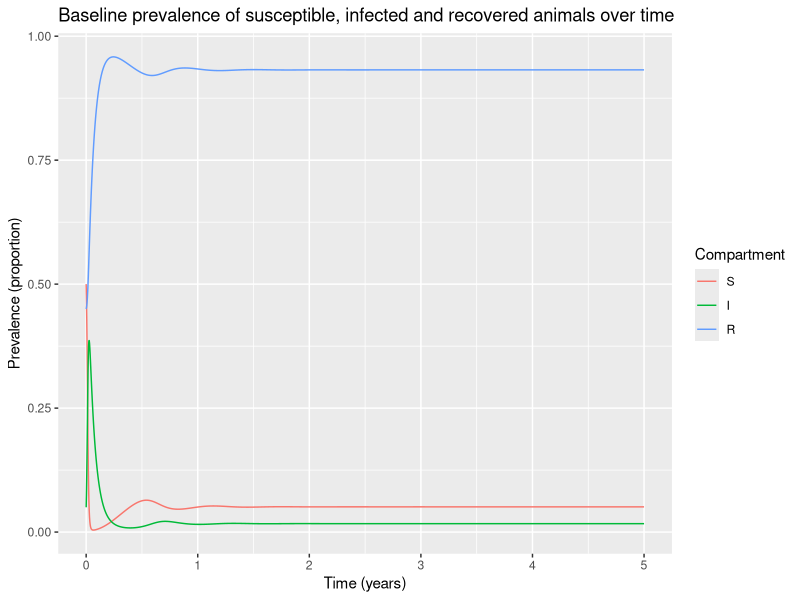
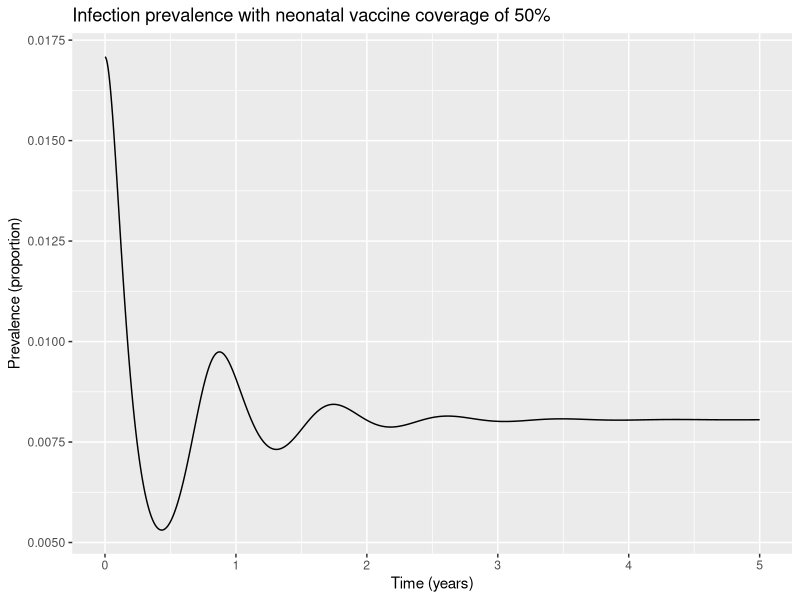
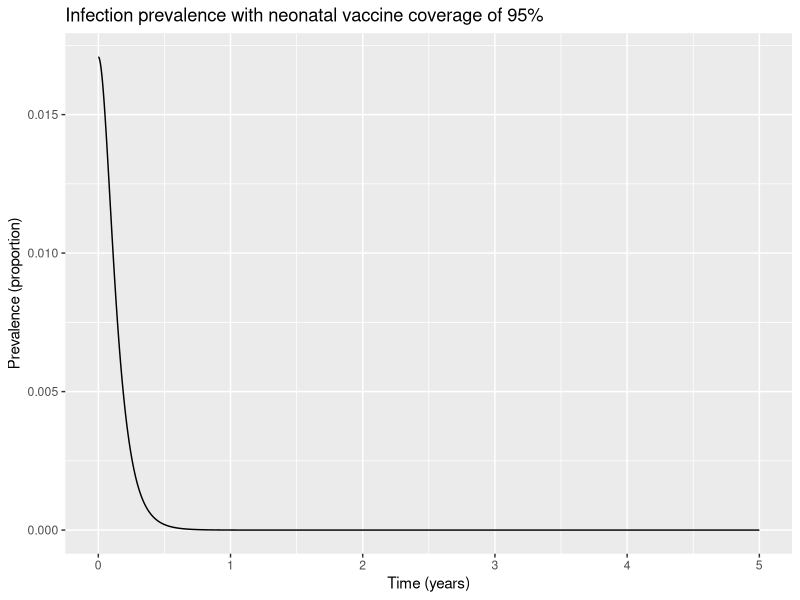
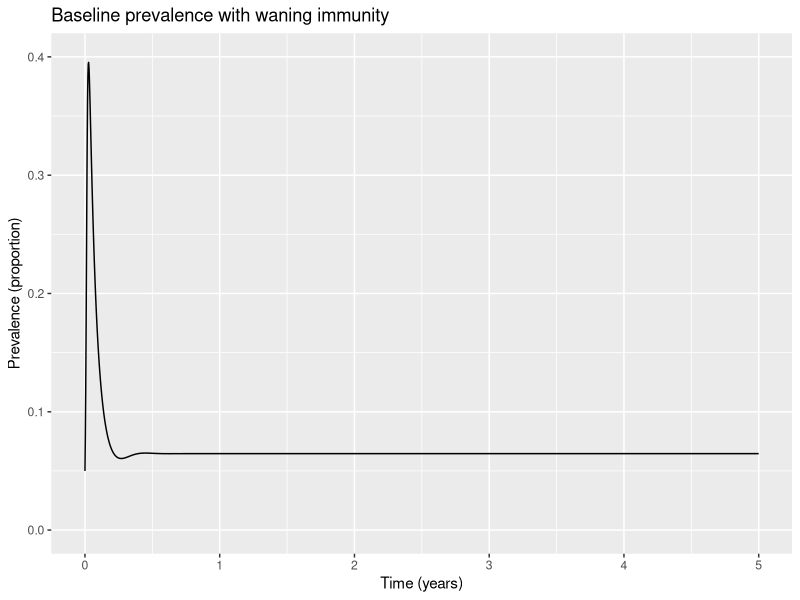
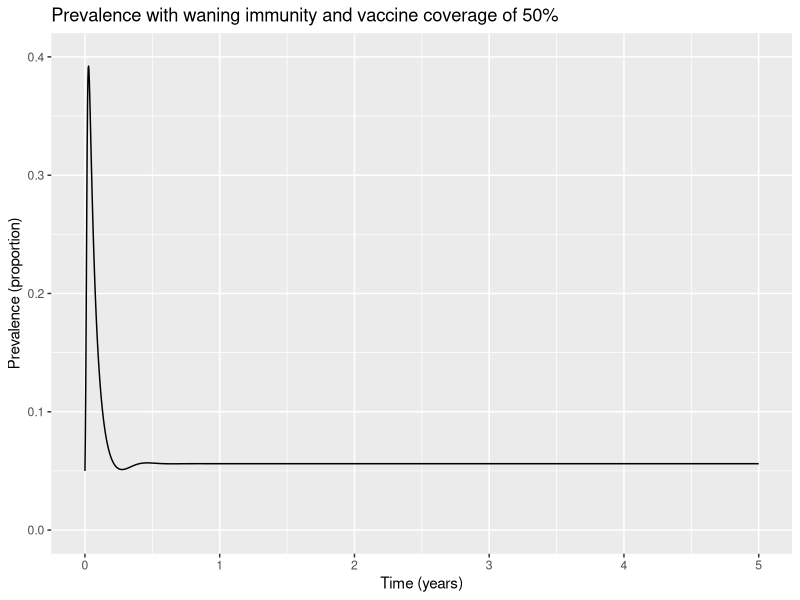
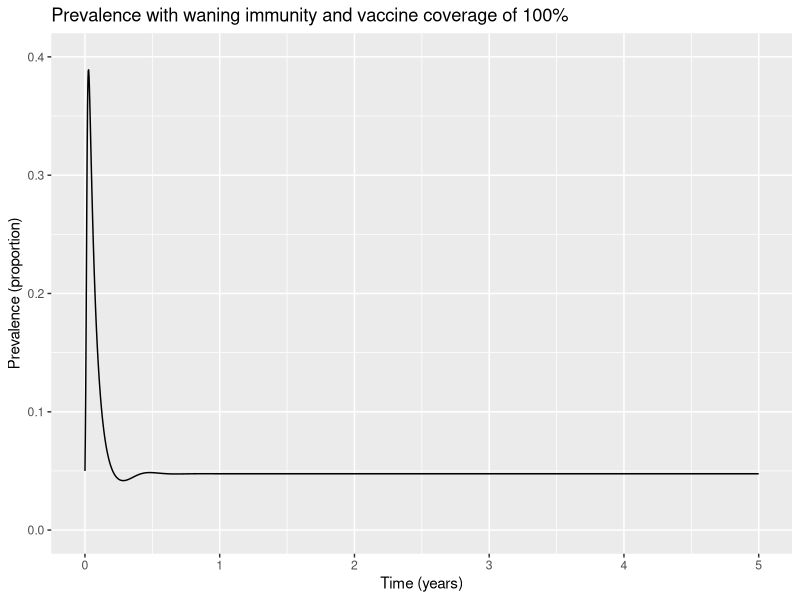

The R script that drew these images, in order:

# LOAD THE PACKAGES:
library(deSolve)
library(reshape2)
library(ggplot2)

# MODEL INPUTS:

# Vector storing the initial number in each compartment (at timestep 0)

N <- 300000

initial_state_values <- c(S = 0.5*N,  
                          I = 0.05*N,      
                          R = 0.45*N)     
# the exact proportions here don't matter, we have chosen an infection prevalence of 5% to start with in line with the
# information that the disease is thought to be relatively rare in this population. 
# As described above, any initial conditions will converge on the same endemic equilibrium, given enough time.

# Vector storing the parameters describing the transition rates in units of years^-1
parameters <- c(beta = 365/1,            # the infection rate
                gamma = 365/20,          # the rate of recovery
                mu = 1/3,                # the background mortality rate
                b = 1/3,                 # the birth rate
                p_vacc = 0,              # the neonatal vaccine coverage
                sigma = 0)               # the rate at which immunity wanes                   

# TIMESTEPS:

# Vector storing the sequence of timesteps to solve the model at
times <- seq(from = 0, to = 5, by = 1/365)   # from 0 to 5 years in daily intervals
# We are simulating over a period of 10 years to allow the model to come to equilibrium. 
# You might need a different timespan depending on the initial conditions you chose.

# SIR MODEL FUNCTION: 

# The model function takes as input arguments (in the following order): time, state and parameters
sir_model <- function(time, state, parameters) {  

    with(as.list(c(state, parameters)), {  # tell R to unpack variable names from the state and parameters inputs   
        
    # Calculating the total population size N (the sum of the number of people in each compartment)
      N <- S+I+R
      
    # Defining lambda as a function of beta and I:
      lambda <- beta * I/N
        
    # The differential equations
      dS <- -lambda*S - mu*S + (1-p_vacc)*b*N + sigma*R           
      dI <- lambda*S - gamma*I  - mu*I           
      dR <- gamma*I - mu*R  + p_vacc*b*N - sigma*R   
    
    # Because this is a neonatal vaccine (given straight after birth), we model this simply as a proportion p_vacc
    # of births entering the R compartment (Recovered/Immune),
    # with the remaining births (1-p_vacc) entering the susceptible compartment.
      
    # Output the number in the S, I and R compartments at each timestep 
    # (in the same order as the input state variables)
    return(list(c(dS, dI, dR))) 
    })
  
}

# MODEL OUTPUT (solving the differential equations):

# Solving the differential equations using the ode integration algorithm
output <- as.data.frame(ode(y = initial_state_values, 
                            times = times, 
                            func = sir_model,
                            parms = parameters))

# PLOT

output_long <- melt(as.data.frame(output), id = "time")                  # turn output dataset into long format

# Calculating the proportion in each compartment as a column in the long-format output
output_long$proportion <- output_long$value/sum(initial_state_values)

# Plot the proportion in the S, I and R compartments over time
ggplot(data = output_long,                                               # specify object containing data to plot
       aes(x = time, y = proportion, colour = variable, group = variable)) +  # assign columns to axes and groups
  geom_line() +                                                          # represent data as lines
  xlab("Time (years)")+                                                  # add label for x axis
  ylab("Prevalence (proportion)") +                                      # add label for y axis
  labs(colour = "Compartment",                                           # add legend title  
       title = "Baseline prevalence of susceptible, infected and recovered animals over time")

# The prevalence seems to have stabilised by 2 years:
# calculating the prevalence in year 2
output_long$proportion[round(output_long$time,0) == 2 & output_long$variable == "I"][1]

# Note that here we are selecting the proportion infected at timestep 2, 
# but since the timesteps are not exact numbers, we are selecting the timesteps that, when rounded to 0 decimals,
# is and display only the first one of those

output[output$time == 2,]  # print state values at equilibrium

# Before introducing a vaccine, change initial state values to baseline endemic equilibrium
initial_state_values <- c(S = 15254,  
                          I = 5125,      
                          R = 279621)    

parameters["p_vacc"] <- 0.5   # try different coverage values to find an endemic prevalence of half the baseline prevalence

# MODEL OUTPUT (solving the differential equations):

# Solving the differential equations using the ode integration algorithm
output <- as.data.frame(ode(y = initial_state_values, 
                             times = times, 
                             func = sir_model,
                             parms = parameters))

output_long <- melt(as.data.frame(output), id = "time")                  # turn output dataset into long format

# Calculating the proportion in each compartment as a column in the long-format output
output_long$proportion <- output_long$value/sum(initial_state_values)

# PLOT

# Plot the proportion in the I compartment over time: divide the number in I over time by the total population size
ggplot(data = output,                                                    # specify object containing data to plot
       aes(x = time, y = output$I/N)) +                                  # assign columns to axes and groups
  geom_line() +                                                          # represent data as lines
  xlab("Time (years)")+                                                  # add label for x axis
  ylab("Prevalence (proportion)") +                                      # add label for y axis
  labs(colour = "Compartment",                                           # add legend title  
       title = "Infection prevalence with neonatal vaccine coverage of 50%")

# Calculating the prevalence in year 5 (introduction of the vaccine at first perturbs the initial equilibrium, but
# we are interested in the new endemic equilibrium achieved with vaccination)
output_long$proportion[round(output_long$time,0) == 5 & output_long$variable == "I"][1]

parameters["p_vacc"] <- 0.95   # try different coverage values to see if the disease persists

# MODEL OUTPUT (solving the differential equations):

# Solving the differential equations using the ode integration algorithm
output <- as.data.frame(ode(y = initial_state_values, 
                             times = times, 
                             func = sir_model,
                             parms = parameters))

output_long <- melt(as.data.frame(output), id = "time")                  # turn output dataset into long format

# Calculating the proportion in each compartment as a column in the long-format output
output_long$proportion <- output_long$value/sum(initial_state_values)

# PLOT

# Plot the proportion in the I compartment over time: divide number in I over time by the total population size
ggplot(data = output,                                                    # specify object containing data to plot
       aes(x = time, y = output$I/N)) +                                  # assign columns to axes and groups
  geom_line() +                                                          # represent data as lines
  xlab("Time (years)")+                                                  # add label for x axis
  ylab("Prevalence (proportion)") +                                      # add label for y axis
  labs(colour = "Compartment",                                           # add legend title  
       title = "Infection prevalence with neonatal vaccine coverage of 95%")

# Double-check how many animals remain infected at the 5 year timestep
output[round(output$time,0) == 5,"I"][1]

# BASELINE SCENARIO WITH WANING IMMUNITY

initial_state_values <- c(S = 0.5*N,  
                          I = 0.05*N,      
                          R = 0.45*N)

parameters["p_vacc"] <- 0
parameters["sigma"] <- 1

waning_baseline <- as.data.frame(ode(y = initial_state_values, 
                                     times = times, 
                                     func = sir_model,
                                     parms = parameters))

waning_baseline_long <- melt(as.data.frame(waning_baseline), id = "time")   

# Calculating the proportion in each compartment
waning_baseline_long$proportion <- waning_baseline_long$value/sum(initial_state_values)

# VACCINE SCENARIO WITH WANING IMMUNITY

parameters["p_vacc"] <- 0.5
parameters["sigma"] <- 1

waning_vacc <- as.data.frame(ode(y = initial_state_values, 
                                     times = times, 
                                     func = sir_model,
                                     parms = parameters))

waning_vacc_long <- melt(as.data.frame(waning_vacc), id = "time")   

# Calculating the proportion in each compartment
waning_vacc_long$proportion <- waning_vacc_long$value/sum(initial_state_values)

# PLOTTING THE 2 SCENARIOS

# Baseline
ggplot(data = waning_baseline,                                           # specify object containing data to plot
       aes(x = time, y = I/N)) +                                         # assign columns to axes and groups
  geom_line() +                                                          # represent data as lines
  xlab("Time (years)")+                                                  # add label for x axis
  ylab("Prevalence (proportion)") +                                      # add label for y axis
  labs(colour = "Compartment",                                           # add legend title  
       title = "Baseline prevalence with waning immunity") +
  ylim(c(0,0.4))                                                         # define y axis range to be plotted (0-0.4)

# With vaccine
ggplot(data = waning_vacc,                                               # specify object containing data to plot
       aes(x = time, y = I/N)) +                                         # assign columns to axes and groups
  geom_line() +                                                          # represent data as lines
  xlab("Time (years)")+                                                  # add label for x axis
  ylab("Prevalence (proportion)") +                                      # add label for y axis
  labs(colour = "Compartment",                                           # add legend title  
       title = "Prevalence with waning immunity and vaccine coverage of 50%") +
  ylim(c(0,0.4))                                                         # define y axis range to be plotted (0-0.4)

# Calculating the baseline prevalence with waning immunity
waning_baseline_prev <- waning_baseline_long$proportion[round(waning_baseline_long$time,0) == 2 & 
                                                        waning_baseline_long$variable == "I"][1]

# Calculating the endemic prevalence with waning immunity and neonatal vaccination coverage of 50%
waning_vacc_prev <- waning_vacc_long$proportion[round(waning_vacc_long$time,0) == 2 & 
                                                waning_vacc_long$variable == "I"][1]

# Calculating the reduction in prevalence achieved with 50% neonatal vaccine coverage:
1-waning_vacc_prev/waning_baseline_prev

# VACCINE SCENARIO WITH WANING IMMUNITY: INCREASING COVERAGE TO 100%

parameters["p_vacc"] <- 1
parameters["sigma"] <- 1

waning_vacc <- as.data.frame(ode(y = initial_state_values, 
                                     times = times, 
                                     func = sir_model,
                                     parms = parameters))

# With vaccine
ggplot(data = waning_vacc,                                      # specify object containing data to plot
       aes(x = time, y = I/N)) +  # assign columns to axes and groups
  geom_line() +                                                          # represent data as lines
  xlab("Time (years)")+                                                  # add label for x axis
  ylab("Prevalence (proportion)") +                                      # add label for y axis
  labs(colour = "Compartment",                                           # add legend title  
       title = "Prevalence with waning immunity and vaccine coverage of 100%") +
ylim(c(0,0.4))

# BASELINE SCENARIO WITH WANING IMMUNITY

parameters["p_vacc"] <- 0
parameters["sigma"] <- 1/2.5

waning_baseline <- as.data.frame(ode(y = initial_state_values, 
                                     times = times, 
                                     func = sir_model,
                                     parms = parameters))

waning_baseline_long <- melt(as.data.frame(waning_baseline), id = "time")   

# Calculating the proportion in each compartment
waning_baseline_long$proportion <- waning_baseline_long$value/sum(initial_state_values)

# VACCINE SCENARIO WITH WANING IMMUNITY

parameters["p_vacc"] <- 1
parameters["sigma"] <- 1/2.5

waning_vacc <- as.data.frame(ode(y = initial_state_values, 
                                     times = times, 
                                     func = sir_model,
                                     parms = parameters))

waning_vacc_long <- melt(as.data.frame(waning_vacc), id = "time")   

# Calculating the proportion in each compartment
waning_vacc_long$proportion <- waning_vacc_long$value/sum(initial_state_values)

# Calculating the baseline prevalence with slower waning immunity
print("Baseline prevalence:")
waning_baseline_long$proportion[round(waning_baseline_long$time,0) == 2 & waning_baseline_long$variable == "I"][1]
# Calculating the endemic prevalence with slower waning immunity and neonatal vaccination coverage of 100%
print("Prevalence with neonatal vaccine coverage of 100%:")
waning_vacc_long$proportion[round(waning_vacc_long$time,0) == 2 & waning_vacc_long$variable == "I"][1]
